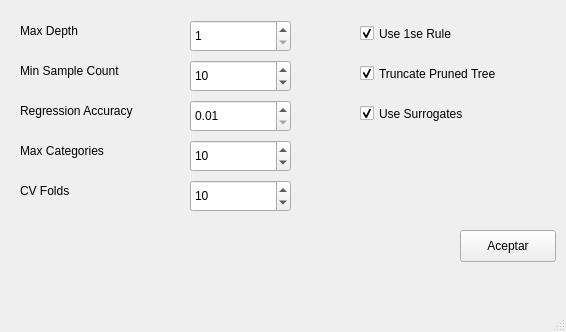
<?xml version="1.0" encoding="UTF-8"?>
<ui version="4.0">
 <class>Conf_DTrees</class>
 <widget class="QMainWindow" name="Conf_DTrees">
  <property name="geometry">
   <rect>
    <x>0</x>
    <y>0</y>
    <width>566</width>
    <height>332</height>
   </rect>
  </property>
  <property name="minimumSize">
   <size>
    <width>566</width>
    <height>332</height>
   </size>
  </property>
  <property name="windowTitle">
   <string>MainWindow</string>
  </property>
  <widget class="QWidget" name="centralwidget">
   <widget class="QPushButton" name="Aceptar">
    <property name="geometry">
     <rect>
      <x>460</x>
      <y>230</y>
      <width>96</width>
      <height>32</height>
     </rect>
    </property>
    <property name="text">
     <string>Aceptar</string>
    </property>
   </widget>
   <widget class="QLabel" name="label_3">
    <property name="geometry">
     <rect>
      <x>20</x>
      <y>100</y>
      <width>161</width>
      <height>22</height>
     </rect>
    </property>
    <property name="text">
     <string>Regression Accuracy</string>
    </property>
   </widget>
   <widget class="QCheckBox" name="use_surrogates">
    <property name="geometry">
     <rect>
      <x>360</x>
      <y>100</y>
      <width>151</width>
      <height>27</height>
     </rect>
    </property>
    <property name="text">
     <string>Use Surrogates</string>
    </property>
    <property name="checked">
     <bool>true</bool>
    </property>
   </widget>
   <widget class="QLabel" name="label">
    <property name="geometry">
     <rect>
      <x>20</x>
      <y>20</y>
      <width>101</width>
      <height>22</height>
     </rect>
    </property>
    <property name="text">
     <string>Max Depth</string>
    </property>
   </widget>
   <widget class="QLabel" name="label_6">
    <property name="geometry">
     <rect>
      <x>20</x>
      <y>180</y>
      <width>70</width>
      <height>22</height>
     </rect>
    </property>
    <property name="text">
     <string>CV Folds</string>
    </property>
   </widget>
   <widget class="QLabel" name="label_5">
    <property name="geometry">
     <rect>
      <x>20</x>
      <y>140</y>
      <width>131</width>
      <height>22</height>
     </rect>
    </property>
    <property name="text">
     <string>Max Categories</string>
    </property>
   </widget>
   <widget class="QLabel" name="label_2">
    <property name="geometry">
     <rect>
      <x>20</x>
      <y>60</y>
      <width>131</width>
      <height>22</height>
     </rect>
    </property>
    <property name="text">
     <string>Min Sample Count</string>
    </property>
   </widget>
   <widget class="QCheckBox" name="truncate_pruned_tree">
    <property name="geometry">
     <rect>
      <x>360</x>
      <y>60</y>
      <width>201</width>
      <height>27</height>
     </rect>
    </property>
    <property name="text">
     <string>Truncate Pruned Tree</string>
    </property>
    <property name="checked">
     <bool>true</bool>
    </property>
   </widget>
   <widget class="QDoubleSpinBox" name="regression_accuracy">
    <property name="geometry">
     <rect>
      <x>190</x>
      <y>100</y>
      <width>101</width>
      <height>32</height>
     </rect>
    </property>
    <property name="minimum">
     <double>0.010000000000000</double>
    </property>
    <property name="maximum">
     <double>999999.000000000000000</double>
    </property>
    <property name="value">
     <double>0.010000000000000</double>
    </property>
   </widget>
   <widget class="QSpinBox" name="cv_folds">
    <property name="geometry">
     <rect>
      <x>190</x>
      <y>180</y>
      <width>101</width>
      <height>32</height>
     </rect>
    </property>
    <property name="minimum">
     <number>1</number>
    </property>
    <property name="maximum">
     <number>999999</number>
    </property>
    <property name="value">
     <number>10</number>
    </property>
   </widget>
   <widget class="QSpinBox" name="max_categories">
    <property name="geometry">
     <rect>
      <x>190</x>
      <y>140</y>
      <width>101</width>
      <height>32</height>
     </rect>
    </property>
    <property name="minimum">
     <number>1</number>
    </property>
    <property name="maximum">
     <number>999999</number>
    </property>
    <property name="value">
     <number>10</number>
    </property>
   </widget>
   <widget class="QCheckBox" name="use_1se_rule">
    <property name="geometry">
     <rect>
      <x>360</x>
      <y>20</y>
      <width>141</width>
      <height>27</height>
     </rect>
    </property>
    <property name="text">
     <string>Use 1se Rule</string>
    </property>
    <property name="checked">
     <bool>true</bool>
    </property>
   </widget>
   <widget class="QSpinBox" name="max_depth">
    <property name="geometry">
     <rect>
      <x>190</x>
      <y>20</y>
      <width>101</width>
      <height>32</height>
     </rect>
    </property>
    <property name="minimum">
     <number>1</number>
    </property>
    <property name="maximum">
     <number>999999999</number>
    </property>
    <property name="value">
     <number>1</number>
    </property>
   </widget>
   <widget class="QSpinBox" name="min_sample_count">
    <property name="geometry">
     <rect>
      <x>190</x>
      <y>60</y>
      <width>101</width>
      <height>32</height>
     </rect>
    </property>
    <property name="minimum">
     <number>1</number>
    </property>
    <property name="maximum">
     <number>999999</number>
    </property>
    <property name="value">
     <number>10</number>
    </property>
   </widget>
  </widget>
  <widget class="QMenuBar" name="menubar">
   <property name="geometry">
    <rect>
     <x>0</x>
     <y>0</y>
     <width>566</width>
     <height>30</height>
    </rect>
   </property>
  </widget>
  <widget class="QStatusBar" name="statusbar"/>
 </widget>
 <resources/>
 <connections/>
</ui>
